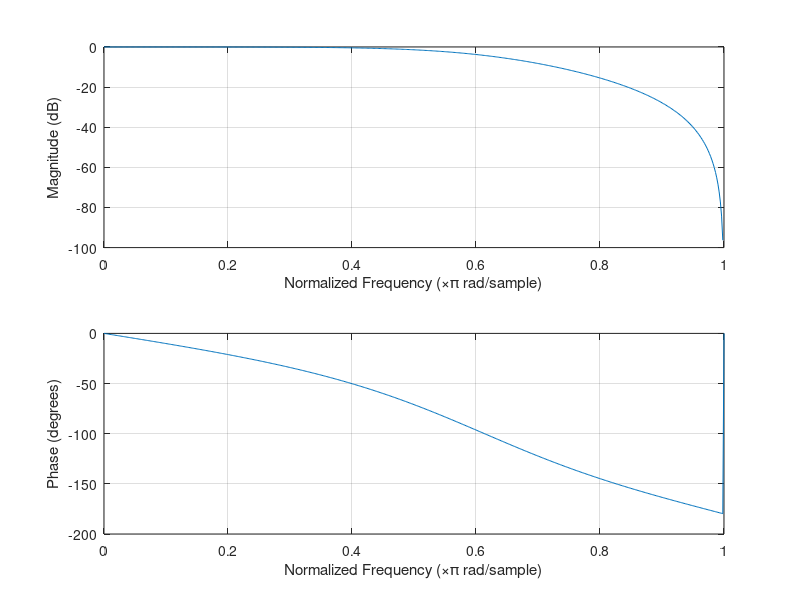
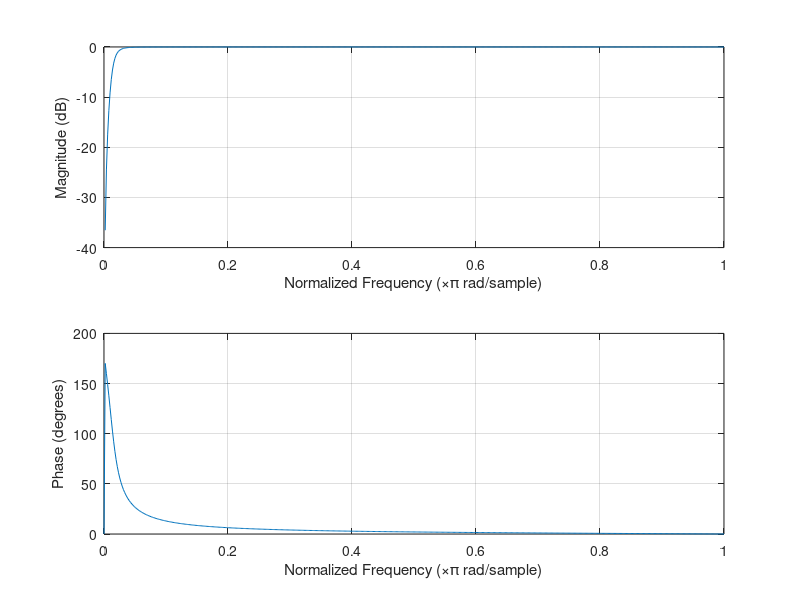

MATLAB code for these plots, in order: (Note: this script raises an error after producing the figures.)
%% Script to generate coefficients for RHD's two-stage Direct-Form I IIR biquad
%  bandpass filter. Set the fc_LPF and fc_HPF cutoff frequency.
% See http://allenyin.github.io/reading_list/2016/01/DirectFormI-IIR-butterworth-filters

close all;
% Convertinf from (pi rad/sample) to frequency:
% w/2*fs

fs = 31250;   % sampling frequency
% 2nd order butterworth LPF, cutoff at fc_LPF
fc_LPF = 9000 ; % Hz
wn_LPF = (fc_LPF/fs)*2;  % normalized cutoff frequency (units=pi rad/sample)
[b_LPF, a_LPF] = butter(2, wn_LPF, 'low');  % descending powers of z, const first
figure;
title('2nd order LPF');
freqz(b_LPF, a_LPF);

% 2nd order butterworth HPF, cutoff fc_HPF
fc_HPF = 250;   % Hz
wn_HPF = (fc_HPF/fs)*2;
[b_HPF, a_HPF] = butter(2, wn_HPF, 'high');
figure;
title('2nd order HPF');
freqz(b_HPF, a_HPF);

% plot freq-response of bandpass filter
fvtool(conv(b_LPF,b_HPF), conv(a_LPF, a_HPF));

% convert them to fixed-point form
b_LPF_DSP = round(b_LPF*2^14);      % result is [b0,b1,b0];
a_LPF_DSP = round(a_LPF*2^14)*-1;   % result is [dont-care, a0, a1]

b_HPF_DSP = round(b_HPF*2^14);      % result is [b0,b1,b0];
a_HPF_DSP = round(a_HPF*2^14)*-1;   % result is [dont-care, a0, a1];

%---------- Coefficients for RHA's 4-biquad filter [500-6.7kHz]----------------
% [b0, b1, a0, a1]
coefs1 = [7895, 15785, 5293, -7479]./2^15;
coefs2 = [15342, -30687, 31397, -15172]./2^15;
coefs3 = [7892, 15782, 3824, -854]./2^15;
coefs4 = [15342, -30681, 29836, -13603]./2^15;

% coefs in descending powers of z
coefs = [coefs1; coefs2; coefs3; coefs4];
% num as b1,b1,b0
num = [coefs(:,2), coefs(:,2), coefs(:,1)];
% den as 1, -a0, -a1
den = [ones(4,1), -coefs(:,3), -coefs(:,4)];

final_num = conv(conv(conv(num(1,:), num(2,:)), num(3,:)),num(4,:));
final_den = conv(conv(conv(den(1,:), den(2,:)), den(3,:)),den(4,:));
% final_num = conv(num(3,:), num(4,:));
% final_den = conv(den(3,:), den(4,:));
% fvtool(final_num, final_den);


% num = [2*b0, 2*b1, 2*b0];
% den = [1, -2*a0, -2*a1];
% 
% [h,w] = freqz(final_num, final_den, 'whole', 2001);
% figure;
% plot(w/pi, 20*log10(abs(h)));
% xlabel('x\pi rad/sample');

% 
% sos=[coefs(:,1:2), coefs(:,1), ones(4,1), -coefs(:,3:4)]
% fvtool(sos);
